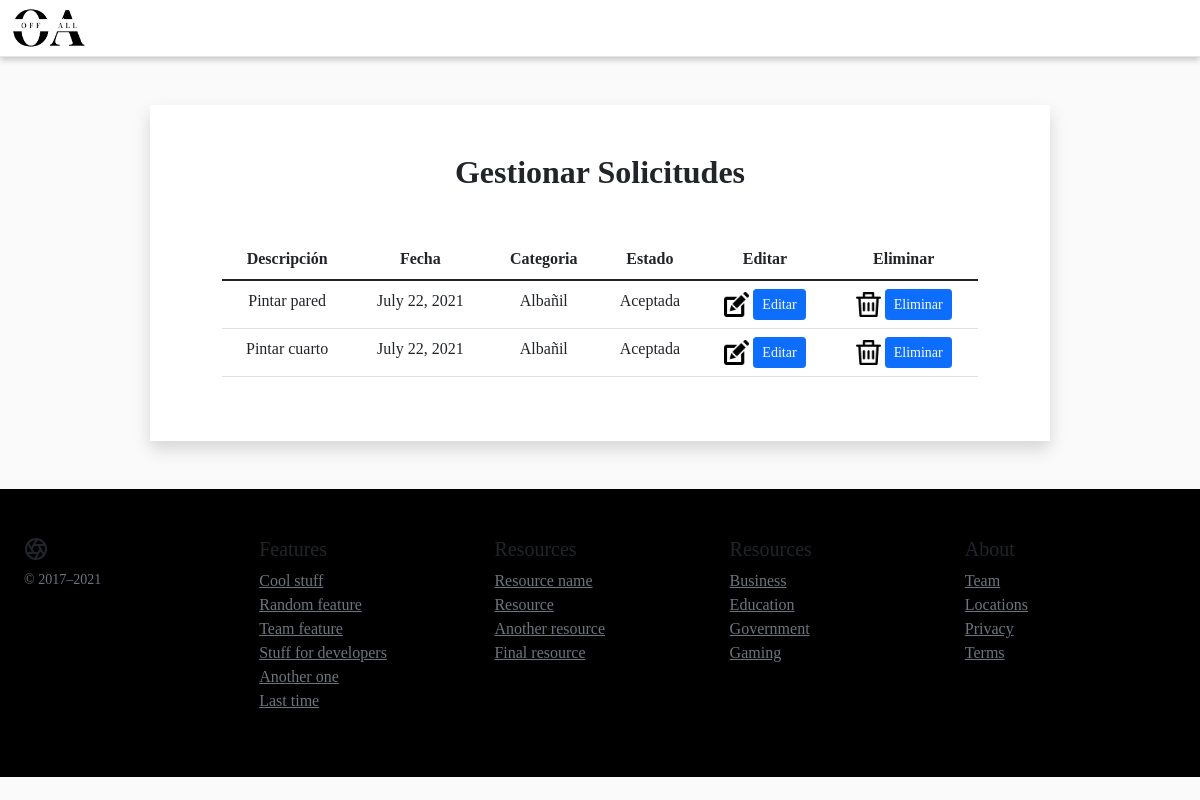
Screenshot of /managingRequests with the database file from the repository.
### main/models.py (models this page shows, shortened)
class Requests(models.Model):
    SolicitudDescription = models.CharField(max_length=5000)
    SolicitudImg = models.ImageField(upload_to = 'pics')
    SolicitudDate = models.DateField()
    SolicitudProfession = models.ForeignKey(Profession, on_delete=models.CASCADE)
    SolicitudAddress = models.CharField(max_length=100)
    SolicitudPrice = models.FloatField()
    SolicitudClient = models.ForeignKey(Client, null=False, blank=False, on_delete=models.CASCADE)
    SolicitudStatus = models.CharField(max_length=100)

class Profession(models.Model):
    name = models.CharField(max_length = 200)
    description = models.TextField()
    def __str__(self):
        return self.name

### main/views.py (the view)
# urls.py: path("managingRequests", views.managingRequests, name= "managingRequests"),
def managingRequests(request):
    queryset = Requests.objects.all()
    context = {
		'objectList': queryset,
	}
    return render(request, 'gestionarsolicitudes.html', context)

### templates/gestionarsolicitudes.html (shortened to what this page needs)
{% load static %}
<!DOCTYPE html>
<html lang="en">
<head>
    <link rel="stylesheet" href="{% static 'css/bootstrap.min.css' %}">
    <link rel="stylesheet" href="{% static 'css/styleCS.css' %}">
<body>
    <header class="site-header sticky-top">
        <nav id="pri" class="container navbar navbar-expand-lg navbar-light ">
            <a href="indexClient" class="logo"><img src="{% static 'img/Logo_OFFALL (2).png' %}" height="40" alt="logo"></a>
        </nav>
    </header>
    <main>
        <div class="container w-75 bg-primary mt-5" >
            <div class="row align-items-stretch">
                <div class="col bg-white p-5 col-md-12 col-lg-12 col-xl-12 shadow">
                        <div class="container text-center">
                          <h2 class="fw-bold text-center mb-5">Gestionar Solicitudes</h2>
                          <div class="table-responsive">
                              <table class="table table-hover">
                                  <thead>
                                      <tr>
                                          <th>Descripción</th>
                                          <th>Fecha</th>
                                          <th>Categoria</th>
                                          <th>Estado</th>
                                          <th>Editar</th>
                                          <th>Eliminar</th>
                                      </tr>
                                  </thead>
                                  <tbody>
                                        {% for instance in objectList %}
                                        <tr>
                                          <td>{{ instance.SolicitudDescription }}</td>
                                          <td>{{ instance.SolicitudDate }}</td>
                                          <td>{{ instance.SolicitudProfession }}</td>
                                          <td>{{ instance.SolicitudStatus }}</td>
                                          <td>
                                            <form action="movEditRequests" method="POST">
                                                <img src="{% static 'img/editar.png' %}" height="25">
                                                <button type="submit"
                                                    class="btn btn-primary btn-sm"
                                                    data-bs-toggle="modal"
                                                    data-bs-target="#modalForm_delete_solc">Editar</button>
                                            </form>
                                          </td>
                                          <td>
                                            <form action="deleteRequests" method="POST">
                                                <img src="{% static 'img/basura.png' %}" height="25">
                                                <button type="submit"
                                                    class="btn btn-primary btn-sm"
                                                    data-bs-toggle="modal"
                                                    data-bs-target="#modalForm_delete_solc">Eliminar</button>
                                            </form>
                                          </td>
                                      </tr>
                                      {% endfor %}
                                  </tbody>
                              </table>
                          </div>
                      </div>
                </div>
            </div>
        </div>
    </main>
    <footer class="container-fluid mt-5" style="background: black;">
        <div class="container py-5">
            <div class="row">
                <div class="col-12 col-md">
                <small class="d-block mb-3 text-muted">&copy; 2017–2021</small>
                </div>
                <div class="col-6 col-md">
                <h5>Features</h5>
                <ul class="list-unstyled text-small">
                    <li><a class="link-secondary" href="#">Cool stuff</a></li>
                    <li><a class="link-secondary" href="#">Random feature</a></li>
                    <li><a class="link-secondary" href="#">Team feature</a></li>
                    <li><a class="link-secondary" href="#">Stuff for developers</a></li>
                    <li><a class="link-secondary" href="#">Another one</a></li>
                    <li><a class="link-secondary" href="#">Last time</a></li>
                </ul>
                </div>
                <div class="col-6 col-md">
                <h5>Resources</h5>
                <ul class="list-unstyled text-small">
                    <li><a class="link-secondary" href="#">Resource name</a></li>
                    <li><a class="link-secondary" href="#">Resource</a></li>
                    <li><a class="link-secondary" href="#">Another resource</a></li>
                    <li><a class="link-secondary" href="#">Final resource</a></li>
                </ul>
                </div>
                <div class="col-6 col-md">
                <h5>Resources</h5>
                <ul class="list-unstyled text-small">
                    <li><a class="link-secondary" href="#">Business</a></li>
                    <li><a class="link-secondary" href="#">Education</a></li>
                    <li><a class="link-secondary" href="#">Government</a></li>
                    <li><a class="link-secondary" href="#">Gaming</a></li>
                </ul>
                </div>
                <div class="col-6 col-md">
                <h5>About</h5>
                <ul class="list-unstyled text-small">
                    <li><a class="link-secondary" href="#">Team</a></li>
                    <li><a class="link-secondary" href="#">Locations</a></li>
                    <li><a class="link-secondary" href="#">Privacy</a></li>
                    <li><a class="link-secondary" href="#">Terms</a></li>
                </ul>
                </div>
            </div>
        </div>
    </footer>
</body>
</html>

### static/css/styleCS.css (style rules this page uses)
.container { max-width: 1200px; }
* { margin: 0; padding: 0; -webkit-box-sizing: border-box; -moz-box-sizing: border-box; box-sizing: border-box; }
body { background: rgb(250, 250, 250); Font-family: 'Franklin Gothic', Arial Bold; }
.site-header { background-color: rgb(255, 255, 255); -webkit-backdrop-filter: saturate(180%) blur(20px); backdrop-filter: saturate(180%) blur(20px); border-bottom: 1px solid #E6E6E6; box-shadow: 0 3px 6px 0 rgb(0 0 0 / 20%); }
.navbar { background: rgba(255, 255, 255, 0.6); }

### rows the page displays
Requests: SolicitudDescription "Pintar pared", SolicitudDate "July 22, 2021", SolicitudProfession "Albañil", SolicitudStatus "Aceptada"
Requests: SolicitudDescription "Pintar cuarto", SolicitudDate "July 22, 2021", SolicitudProfession "Albañil", SolicitudStatus "Aceptada"
